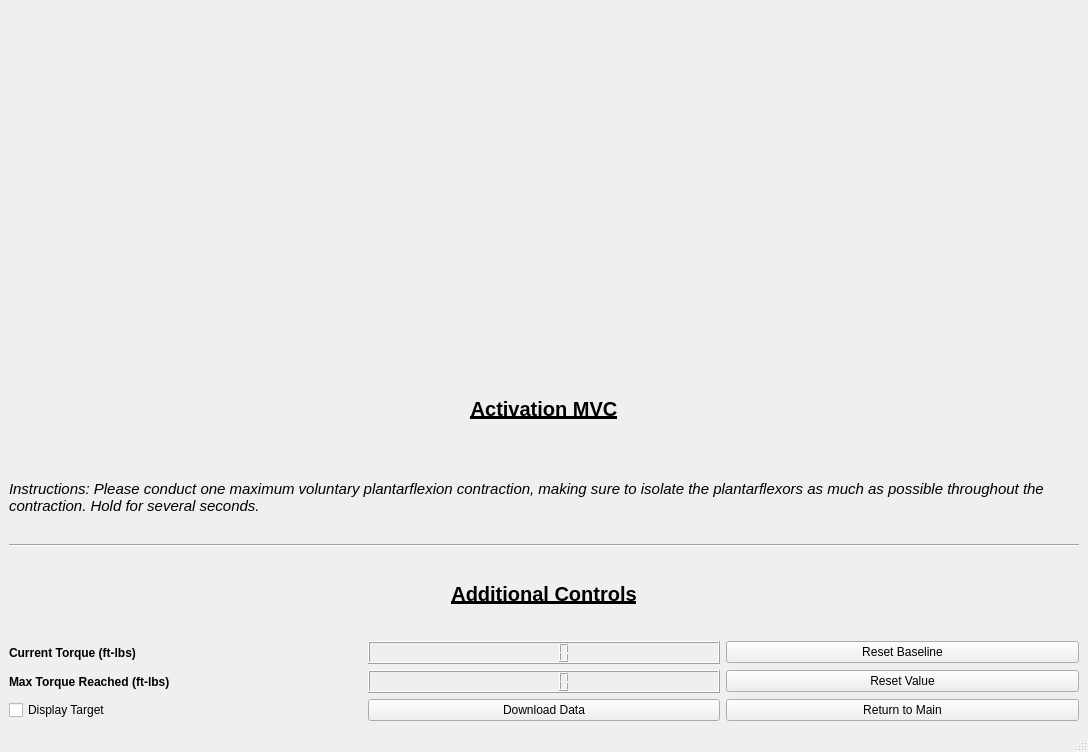
<?xml version="1.0" encoding="UTF-8"?>
<ui version="4.0">
 <class>MainWindow</class>
 <widget class="QMainWindow" name="MainWindow">
  <property name="geometry">
   <rect>
    <x>0</x>
    <y>0</y>
    <width>1088</width>
    <height>752</height>
   </rect>
  </property>
  <property name="windowTitle">
   <string>Central Drive Estimation</string>
  </property>
  <widget class="QWidget" name="centralwidget">
   <layout class="QGridLayout" name="gridLayout">
    <item row="0" column="0">
     <layout class="QVBoxLayout" name="verticalLayout">
      <item>
       <widget class="QWidget" name="TorquePlot" native="true">
        <layout class="QHBoxLayout" name="horizontalLayout"/>
       </widget>
      </item>
     </layout>
    </item>
    <item row="1" column="0">
     <layout class="QGridLayout" name="gridLayout_2">
      <item row="6" column="2">
       <widget class="QPushButton" name="maxTorqueReset_pb">
        <property name="text">
         <string>Reset Value</string>
        </property>
       </widget>
      </item>
      <item row="5" column="1">
       <widget class="QLCDNumber" name="currentTorque_lcd"/>
      </item>
      <item row="7" column="0">
       <widget class="QCheckBox" name="target_cb">
        <property name="text">
         <string>Display Target</string>
        </property>
       </widget>
      </item>
      <item row="3" column="0" colspan="3">
       <widget class="Line" name="line">
        <property name="orientation">
         <enum>Qt::Horizontal</enum>
        </property>
       </widget>
      </item>
      <item row="5" column="0">
       <widget class="QLabel" name="label_8">
        <property name="font">
         <font>
          <weight>75</weight>
          <bold>true</bold>
         </font>
        </property>
        <property name="text">
         <string>Current Torque (ft-lbs)</string>
        </property>
       </widget>
      </item>
      <item row="6" column="0">
       <widget class="QLabel" name="label_7">
        <property name="font">
         <font>
          <weight>75</weight>
          <bold>true</bold>
         </font>
        </property>
        <property name="text">
         <string>Max Torque Reached (ft-lbs)</string>
        </property>
       </widget>
      </item>
      <item row="4" column="0" colspan="3">
       <widget class="QLabel" name="label_9">
        <property name="font">
         <font>
          <pointsize>15</pointsize>
          <weight>75</weight>
          <bold>true</bold>
          <underline>true</underline>
         </font>
        </property>
        <property name="text">
         <string>Additional Controls</string>
        </property>
        <property name="alignment">
         <set>Qt::AlignCenter</set>
        </property>
       </widget>
      </item>
      <item row="5" column="2">
       <widget class="QPushButton" name="resetBaseline_pb">
        <property name="text">
         <string>Reset Baseline</string>
        </property>
       </widget>
      </item>
      <item row="1" column="0" colspan="3">
       <widget class="QLabel" name="label_10">
        <property name="font">
         <font>
          <pointsize>15</pointsize>
          <weight>75</weight>
          <bold>true</bold>
          <underline>true</underline>
         </font>
        </property>
        <property name="text">
         <string>Activation MVC</string>
        </property>
        <property name="alignment">
         <set>Qt::AlignCenter</set>
        </property>
       </widget>
      </item>
      <item row="7" column="2">
       <widget class="QPushButton" name="returnToMain_pb">
        <property name="autoFillBackground">
         <bool>false</bool>
        </property>
        <property name="text">
         <string>Return to Main</string>
        </property>
       </widget>
      </item>
      <item row="7" column="1">
       <widget class="QPushButton" name="download_pb">
        <property name="text">
         <string>Download Data</string>
        </property>
       </widget>
      </item>
      <item row="6" column="1">
       <widget class="QLCDNumber" name="maxTorque_lcd"/>
      </item>
      <item row="2" column="0" colspan="3">
       <widget class="QLabel" name="label">
        <property name="font">
         <font>
          <pointsize>11</pointsize>
          <italic>true</italic>
         </font>
        </property>
        <property name="text">
         <string>Instructions: Please conduct one maximum voluntary plantarflexion contraction, making sure to isolate the plantarflexors as much as possible throughout the contraction. Hold for several seconds.</string>
        </property>
        <property name="wordWrap">
         <bool>true</bool>
        </property>
       </widget>
      </item>
     </layout>
    </item>
   </layout>
  </widget>
  <widget class="QMenuBar" name="menubar">
   <property name="geometry">
    <rect>
     <x>0</x>
     <y>0</y>
     <width>1088</width>
     <height>26</height>
    </rect>
   </property>
  </widget>
  <widget class="QStatusBar" name="statusbar"/>
 </widget>
 <resources/>
 <connections/>
</ui>
